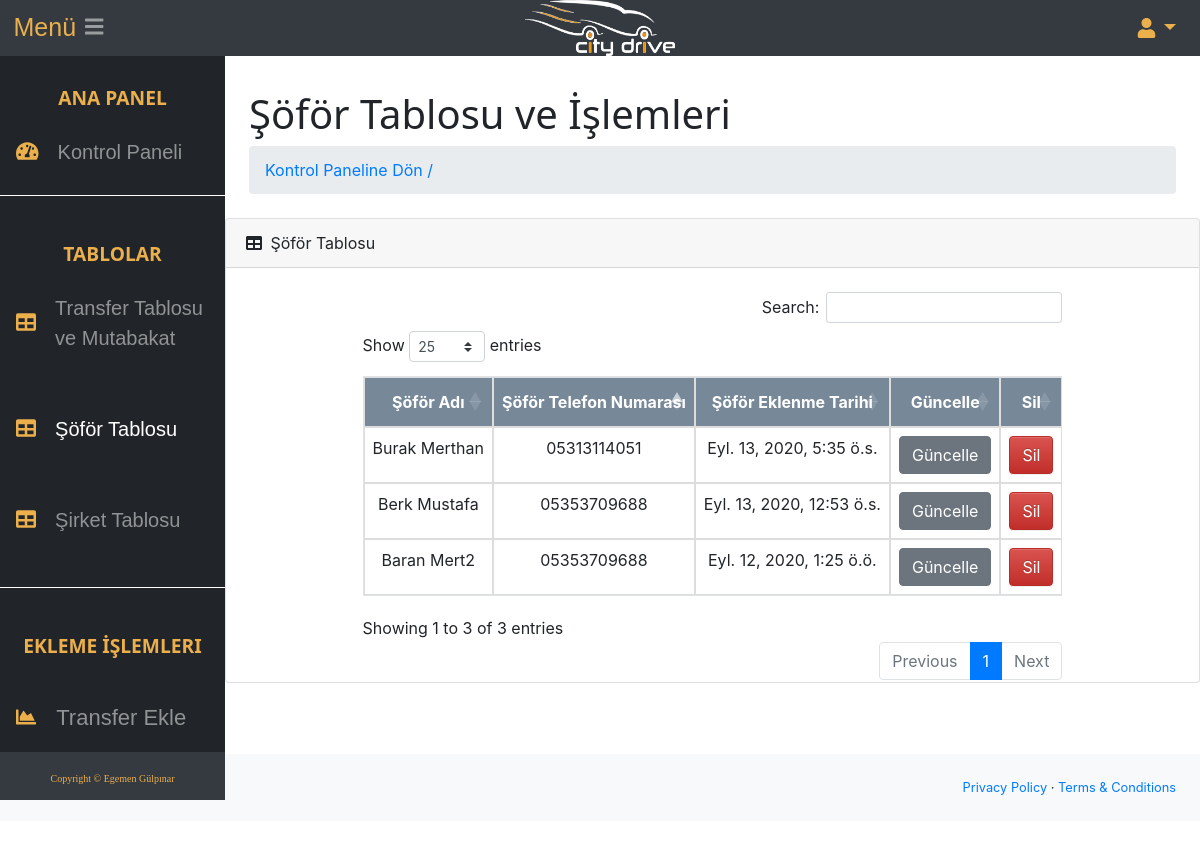
Screenshot of /sofor_tablo/ with the database file from the repository.
### aracsoforapp/models.py (models this page shows, shortened)
class AracSofor(models.Model):
    sofor_adi = models.CharField(max_length =50,verbose_name = "Şöför Adı",default="",blank=True)
    sofor_tel_no = models.CharField(max_length=20,verbose_name="Şöför Telefon No",default="",blank=True)
    created_date = models.DateTimeField(default=now,editable=True,verbose_name="Oluşturulma Tarihi",null=True)
    class Meta:
        ordering=['-created_date']

### transferapp/views.py (the view)
# urls.py: path('sofor_tablo/', views.sofor_tablosu, name = "sofor_tablo"),
def sofor_tablosu(request):
    table_sofor = AracSofor.objects.all()
    transferler = Transfer.objects.all()
    return render(request,"sofor_tablo.html",{"table_sofor":table_sofor,"transferler":transferler})

### templates/sofor_tablo.html (shortened to what this page needs)
<!DOCTYPE html>
{% load static %}
{% load crispy_forms_tags %}
<html lang="en">
    <head>
        <link href="{% static 'css/styles.css' %}" rel="stylesheet" />
         <link href="{% static 'css/table_custom.css' %}" rel="stylesheet" />
       <link href="{% static 'css/deneme.css' %}" rel="stylesheet" />
        <link rel="stylesheet" type="text/css" href="https://cdn.datatables.net/v/bs4/dt-1.10.21/sl-1.3.1/datatables.min.css"/>
        <link href="https://cdn.datatables.net/1.10.20/css/dataTables.bootstrap4.min.css" rel="stylesheet" />
    </head>
    <body>
        {% include "navbar2.html"%}
            <div id="layoutSidenav_content" style="margin-top:-60px;  " >
                <main>
                    <div class="container-fluid">
                       <h1 class="mt-4" style="font-size:40px; color:#212529; font-weight: 500; font-family: Segoe UI;">Şöför Tablosu ve İşlemleri</h1>
                        <ol class="breadcrumb mb-4">
                            <li class="breadcrumb-item"><a href="{% url 'transferapp:ana_kontrol_panel'  %}">Kontrol Paneline Dön  / </a></li>
                        </ol>
                        </div>
                        <div class="card mb-4">
                            <div class="card-header">
                                <i class="fas fa-table mr-1"></i>
                                Şöför Tablosu
                            </div>
<br>
 <div style="   margin-left: auto;
  margin-right: auto;" >
                                            <table class="table table-bordered " id="dataTable" width="100%"  cellspacing="0">
                                               <thead>
                                            <tr>
                                                <th style="text-align:center">Şöför Adı</th>
                                                <th style="text-align:center">Şöför Telefon Numarası</th>
                                                <th style="text-align:center">Şöför Eklenme Tarihi</th>
                                               <th style="text-align:center">Güncelle</th>
                                                <th style="text-align:center">Sil</th>
                                            </tr>
                                        </thead>
                                        <tbody>
                                            {% for sofor in table_sofor  %}
                                            <tr>
                                                <td style="text-align:center"> {{sofor.sofor_adi}} </td>
                                                <td style="text-align:center">{{sofor.sofor_tel_no}}</td>
                                                <td style="text-align:center">{{sofor.created_date}}</td>
                                                <td style="text-align: center;"><a href= "{% url 'transferapp:sofor_update' sofor.id%}" class = "btn btn-secondary" style="text-align: center;"> Güncelle </a> </td>
  <td style="text-align: center; font-size: 16px;"><a href= "{% url 'transferapp:sofor_tablo_delete' sofor.id %}" onclick="return confirm('DİKKAT! Seçili Şöförü Silmek İstediğinizden                                               EMİN MİSİNİZ?');" class = "btn btn-danger" style="font-size: 16px;"  > Sil </a> </td>
                                            </tr>
                                           {% endfor %}
                                        </tbody>
                              </table>
                              </div>
                                </div>
                            </div>
                            <link rel="stylesheet" type="text/css" href="https://cdn.datatables.net/v/bs-3.3.7/jq-2.2.4/jszip-3.1.3/pdfmake-0.1.27/dt-1.10.15/b-1.3.1/b-html5-1.3.1/b-print-1.3.1/r-2.1.1/rg-1.0.0/datatables.min.css"/>
<link type="text/css" href="//gyrocode.github.io/jquery-datatables-checkboxes/1.2.12/css/dataTables.checkboxes.css" rel="stylesheet" />
                <footer class="py-4 bg-light mt-auto">
                    <div class="container-fluid">
                        <div class="d-flex align-items-center justify-content-between small">
                            <div class="text-muted">Copyright &copy; Your Website 2020</div>
                            <div>
                                <a href="#">Privacy Policy</a>
                                &middot;
                                <a href="#">Terms &amp; Conditions</a>
                            </div>
                        </div>
                    </div>
                </footer>
<link rel="stylesheet" href="https://stackpath.bootstrapcdn.com/bootstrap/3.4.1/css/bootstrap-theme.min.css">
    </body>
</html>

### static/css/table_custom.css (style rules this page uses)
#dataTable td, #dataTable th { border: 1px solid #ddd; padding: 8px; text-align: center; margin-left: auto; margin-right: auto; }
table.dataTable tbody { background-color: white; }
#dataTable th { padding-top: 12px; padding-bottom: 12px; text-align: center; background-color: lightslategray; color: white; }

### rows the page displays
AracSofor: sofor_adi "Burak Merthan", sofor_tel_no "05313114051", created_date "Eyl. 13, 2020, 5:35 ö.s."
AracSofor: sofor_adi "Berk Mustafa", sofor_tel_no "05353709688", created_date "Eyl. 13, 2020, 12:53 ö.s."
AracSofor: sofor_adi "Baran Mert2", sofor_tel_no "05353709688", created_date "Eyl. 12, 2020, 1:25 ö.ö."
